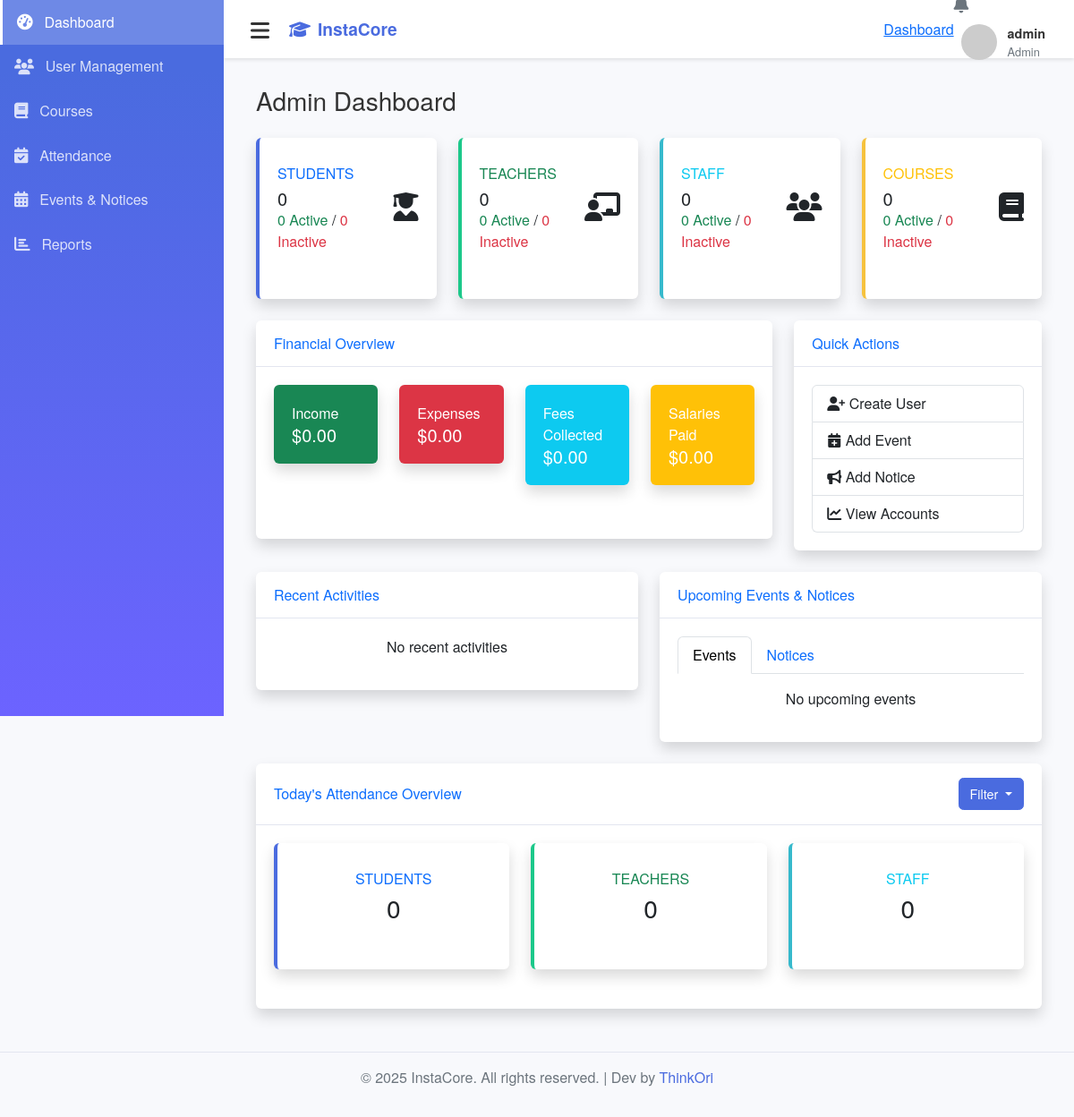
/dashboard/admin/dashboard/ (signed in), run on an earlier commit of the app's database.
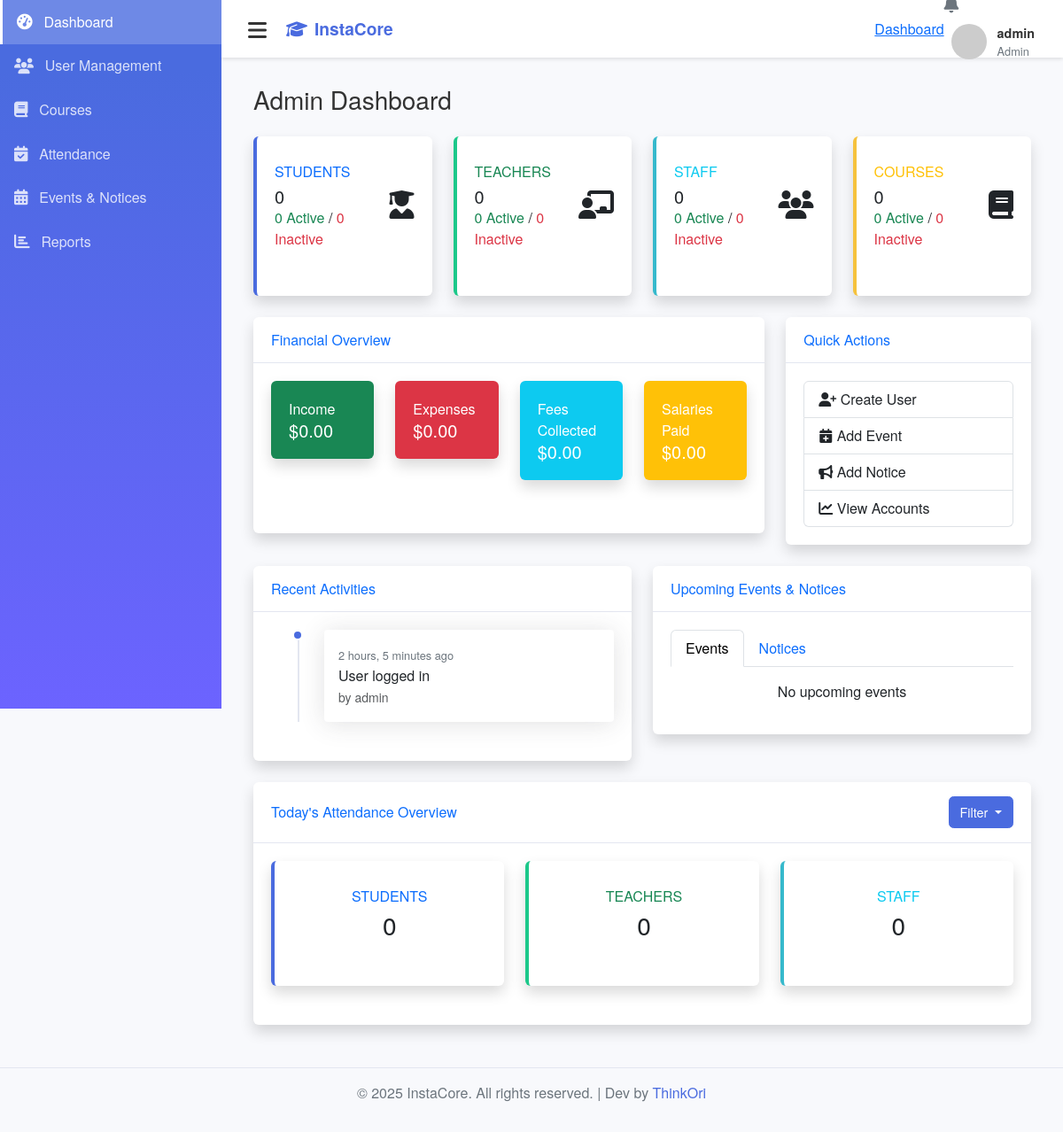
And on a later commit of the database.
### AuthApp/models.py (models this page shows, shortened)
class AuditLog(models.Model):
    id = models.UUIDField(primary_key=True, default=uuid.uuid4, editable=False)
    user = models.ForeignKey(User, on_delete=models.SET_NULL, null=True)
    action = models.CharField(max_length=255)
    model_name = models.CharField(max_length=100)
    object_id = models.CharField(max_length=50)
    created_at = models.DateTimeField(auto_now_add=True)

class User(AbstractUser):
    ROLE_CHOICES = [
        ('admin', 'Admin'),
        ('employee', 'Employee'),
        ('student', 'Student'),
        ('candidate', 'Candidate'),
    ]
    SUBROLE_CHOICES = [
        ('faculty', 'Faculty'),
        ('hr', 'HR'),
        ('finance', 'Finance'),
        ('marketing', 'Marketing'),
        ('it', 'IT'),
        ('teacher', 'Teacher'),
        ('other', 'Other'),
    ]
    role = models.CharField(max_length=20, choices=ROLE_CHOICES, default='student', blank=True, null=True)
    sub_role = models.CharField(max_length=30, choices=SUBROLE_CHOICES, blank=True, null=True)
    image = models.ImageField(upload_to="profiles/", blank=True, null=True)
    bio = models.TextField(blank=True)
    date_of_birth = models.DateField(blank=True, null=True)
    phone = models.CharField(max_length=20, blank=True)
    gender = models.CharField(max_length=10, blank=True)
    location = models.CharField(max_length=100, blank=True)
    country = models.CharField(max_length=50, blank=True)
    facebook = models.URLField(blank=True)
    twitter = models.URLField(blank=True)
    instagram = models.URLField(blank=True)
    linkedin = models.URLField(blank=True)
    is_active = models.BooleanField(default=True)
    is_temporary = models.BooleanField(default=False)  # For temporary accounts

### AdminApp/views.py (the view)
# urls.py: path('dashboard/', views.dashboard, name='dashboard'),
@login_required
@user_passes_test(is_admin)
def dashboard(request):
    total_students = User.objects.filter(role='student').count()
    active_students = User.objects.filter(role='student', is_active=True).count()
    inactive_students = total_students - active_students
    total_teachers = User.objects.filter(role='employee', sub_role='teacher').count()
    active_teachers = User.objects.filter(role='employee', sub_role='teacher', is_active=True).count()
    inactive_teachers = total_teachers - active_teachers
    total_staff = User.objects.filter(role='employee').exclude(sub_role='teacher').count()
    active_staff = User.objects.filter(role='employee', is_active=True).exclude(sub_role='teacher').count()
    inactive_staff = total_staff - active_staff
    total_courses = Course.objects.count()
    active_courses = Course.objects.filter(status='active').count()
    inactive_courses = total_courses - active_courses
    current_month = timezone.now().date().replace(day=1)
    try:
        financial_overview = FinancialOverview.objects.get(month=current_month)
        income = financial_overview.income
        expenses = financial_overview.expenses
        fees_collected = financial_overview.fees_collected
        salaries_paid = financial_overview.salaries_paid
    except FinancialOverview.DoesNotExist:
        income = expenses = fees_collected = salaries_paid = 0
    recent_activities = AuditLog.objects.all().order_by('-created_at')[:10]
    upcoming_events = Event.objects.filter(date__gte=timezone.now().date()).order_by('date')[:5]
    recent_notices = Notice.objects.filter(is_active=True).order_by('-created_at')[:5]
    today = timezone.now().date()
    student_attendance = Attendance.objects.filter(user__role='student', date=today).count()
    teacher_attendance = Attendance.objects.filter(user__role='employee', user__sub_role='teacher', date=today).count()
    staff_attendance = Attendance.objects.filter(user__role='employee', date=today).exclude(user__sub_role='teacher').count()
    context = {
        'total_students': total_students,
        'active_students': active_students,
        'inactive_students': inactive_students,
        'total_teachers': total_teachers,
        'active_teachers': active_teachers,
        'inactive_teachers': inactive_teachers,
        'total_staff': total_staff,
        'active_staff': active_staff,
        'inactive_staff': inactive_staff,
        'total_courses': total_courses,
        'active_courses': active_courses,
        'inactive_courses': inactive_courses,
        'income': income,
        'expenses': expenses,
        'fees_collected': fees_collected,
        'salaries_paid': salaries_paid,
        'recent_activities': recent_activities,
        'upcoming_events': upcoming_events,
        'recent_notices': recent_notices,
        'student_attendance': student_attendance,
        'teacher_attendance': teacher_attendance,
        'staff_attendance': staff_attendance,
        'active_page': 'dashboard',
    }
    return render(request, 'AdminApp/dashboard.html', context)

### AdminApp/views.py (called while the page is built)
def is_admin(user):
    return user.role == 'admin'

### AdminApp/templates/AdminApp/dashboard.html (shortened to what the changed rows need)
{% extends 'AuthApp/master.html' %}
{% block content %}
<div class="container-fluid">
    <h1 class="h3 mb-4 text-gray-800">Admin Dashboard</h1>
    <div class="row">
        <div class="col-lg-6">
            <div class="card shadow mb-4">
                <div class="card-body">
                    {% if recent_activities %}
                        <div class="timeline">
                            {% for activity in recent_activities %}
                                <div class="timeline-item">
                                    <div class="timeline-marker"></div>
                                    <div class="timeline-content">
                                        <span class="timeline-time">{{ activity.created_at|timesince }} ago</span>
                                        <p class="mb-0">{{ activity.action }}</p>
                                        <small class="text-muted">by {{ activity.user.username }}</small>
                                    </div>
                                </div>
                            {% endfor %}
                        </div>
                    {% else %}
                        <p class="text-center text-gray-500">No recent activities</p>
                    {% endif %}
                </div>
            </div>
        </div>
    </div>
</div>
{% endblock %}

What changed in the data, as far as the page shows it:
added AuditLog: created_at "2 hours, 5 minutes", action "User logged in", user.username "admin"
Also different on the page:
text no longer shown: "No recent activities"
